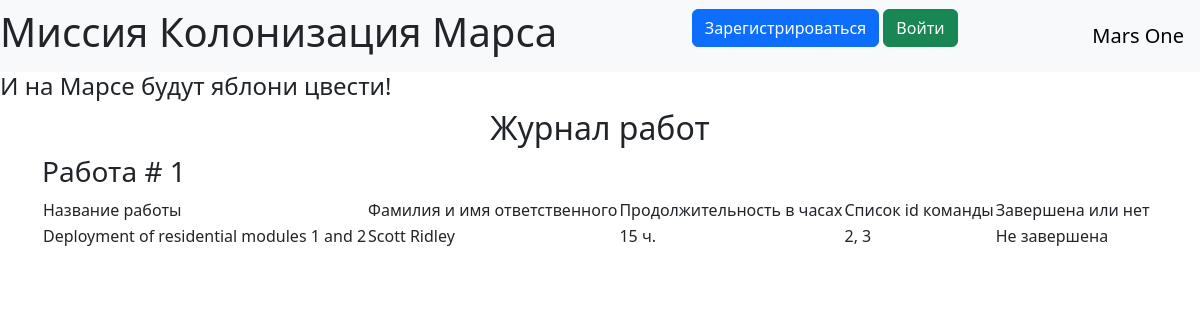
Before: / with the older database file.
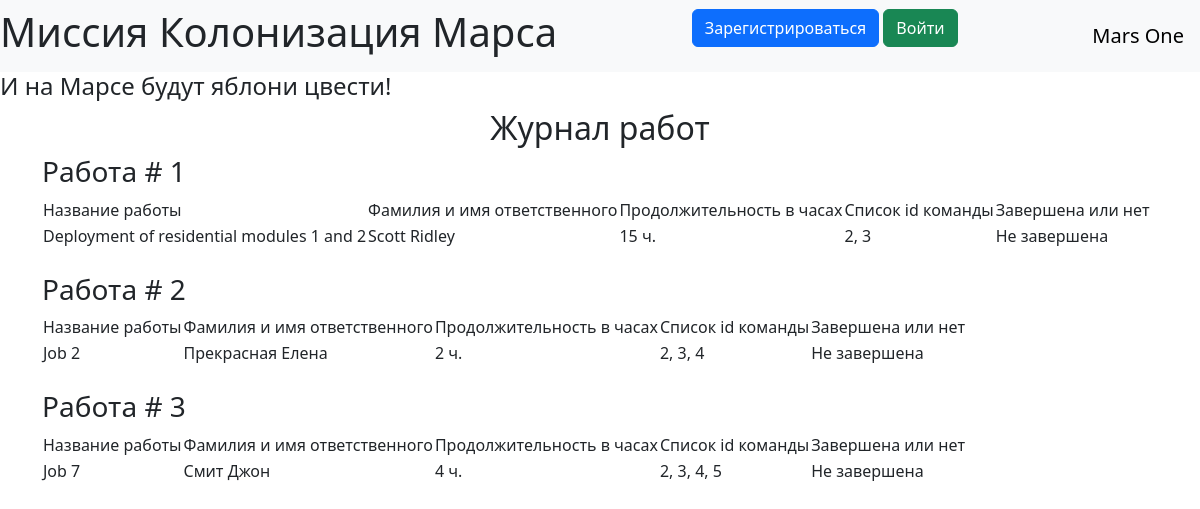
After: the same page with the newer database file.
### data/jobs.py (models this page shows)
class Jobs(SqlAlchemyBase, SerializerMixin):
    __tablename__ = 'jobs'
    id = sqlalchemy.Column(sqlalchemy.Integer,
                           primary_key=True, autoincrement=True)
    team_leader = sqlalchemy.Column(sqlalchemy.Integer,
                                    sqlalchemy.ForeignKey("users.id"))
    job = sqlalchemy.Column(sqlalchemy.String, nullable=True)
    work_size = sqlalchemy.Column(sqlalchemy.Integer, nullable=True)
    collaborators = sqlalchemy.Column(sqlalchemy.String, nullable=True)
    start_date = sqlalchemy.Column(sqlalchemy.DateTime,
                                   default=datetime.datetime.now)
    end_date = sqlalchemy.Column(sqlalchemy.DateTime,
                                 default=datetime.datetime.now)
    is_finished = sqlalchemy.Column(sqlalchemy.Boolean, default=True)
    user = orm.relationship('User')

### main.py (the view)
@app.route("/")
def index():
    db_sess = db_session.create_session()
    jobs = db_sess.query(Jobs).all()
    names = dict()
    for job in jobs:
        user = db_sess.query(User).filter(User.id == job.team_leader).first()
        names[job.team_leader] = user.surname + ' ' + user.name
    return render_template("index.html", jobs=jobs, names=names, title="Марсиане")

### data/db_session.py (called while the page is built)
def create_session() -> Session:
    global __factory
    return __factory()

### templates/index.html (shortened to what this page needs)
{% extends "base.html" %}
{% block content %}
<h2>Журнал работ</h2>
{% for job in jobs %}
<h3>Работа # {{ job.id }}</h3>
<div class="table_container">
    <table class="my_table">
        <tr class="my_row">
            <td class="title">Название работы</td>
            <td class="title">Фамилия и имя ответственного</td>
            <td class="title">Продолжительность в часах</td>
            <td class="title">Список id команды</td>
            <td class="title">Завершена или нет</td>
        </tr>
        <tr class="my_row">
            <td class="ordinary">{{ job.job.capitalize() }}</td>
            <td class="ordinary">{{ names[job.team_leader] }}</td>
            <td class="ordinary">{{ job.work_size }} ч.</td>
            <td class="ordinary">{{ job.collaborators }}</td>
            {% if job.is_finished %}
            <td class="ordinary">Завершена</td>
            {% else %}
            <td class="ordinary">Не завершена</td>
            {% endif %}
        </tr>
    </table>
</div>
<br>
{% endfor %}
{% endblock %}

### templates/base.html (shortened to what this page needs)
<!doctype html>
<html lang="en">
<head>
    <link href="https://cdn.jsdelivr.net/npm/bootstrap@5.3.3/dist/css/bootstrap.min.css"
          rel="stylesheet"
>
    <link rel="stylesheet" type="text/css" href="../static/css/style.css"/>
</head>
<body>
<header>
    <nav class="navbar navbar-light bg-light">
        <h1>Миссия Колонизация Марса</h1>
        {% if current_user.is_authenticated %}
        <a class="navbar-brand" href="/logout">{{ current_user.name }} {{ current_user.surname }}</a>
        {% else %}
        <p>
            <a class="btn btn-primary " href="/register">Зарегистрироваться</a>
            <a class="btn btn-success" href="/login">Войти</a>
        </p>
        {% endif %}
        <a class="navbar-brand" href="#">Mars One</a>
    </nav>
    <h4>И на Марсе будут яблони цвести!</h4>
</header>
<main role="main" class="container">
    {% block content %}{% endblock %}
</main>
</body>
</html>

### static/css/style.css (style rules this page uses)
h1 { text-align: center; }
h2 { text-align: center; }

Changed rows visible on the page:
added Jobs: id "2", job "Job 2", team_leader "Прекрасная Елена", work_size "2", collaborators "2, 3, 4", is_finished "Не завершена"
added Jobs: id "3", job "Job 7", team_leader "Смит Джон", work_size "4", collaborators "2, 3, 4, 5", is_finished "Не завершена"
